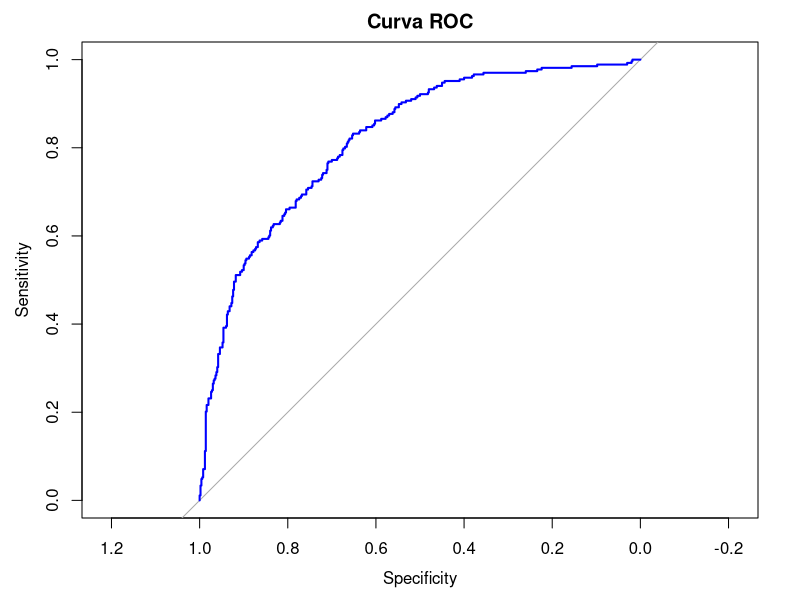
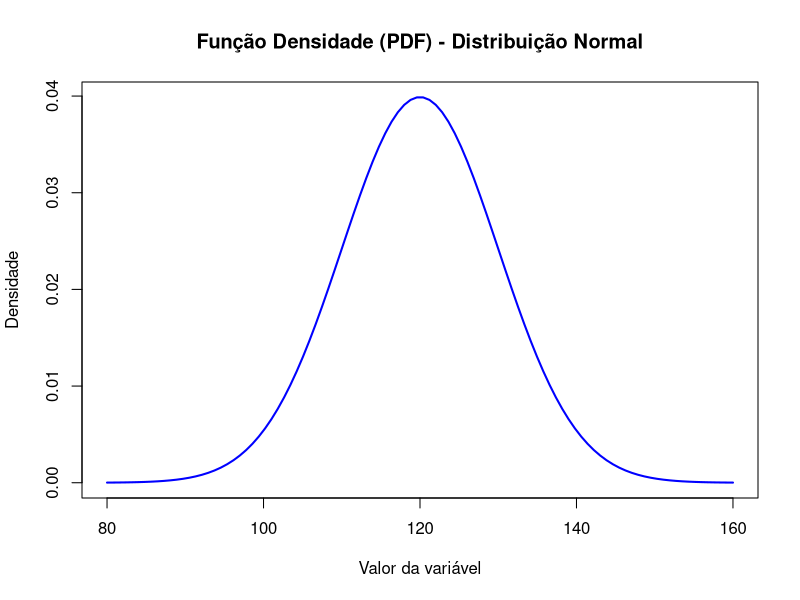
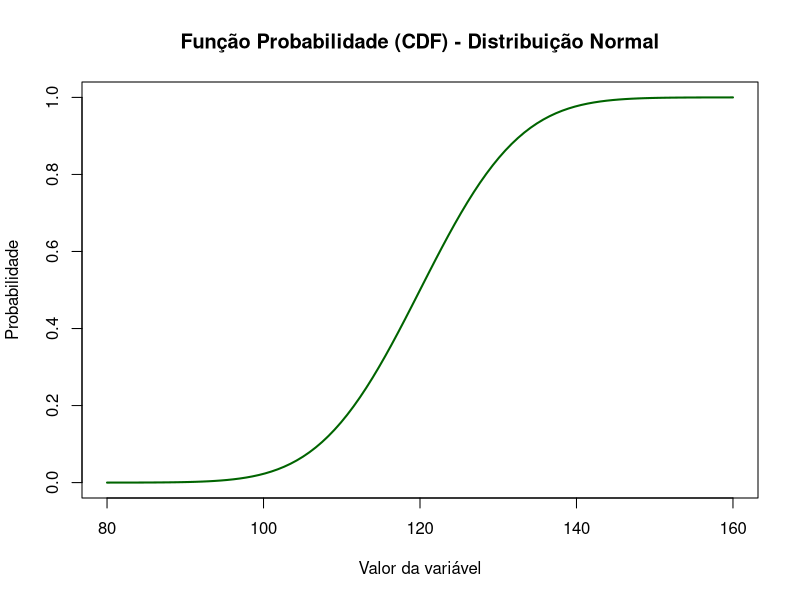

Generate these figures, in order, with R:
################ TEMA 3 – SENSIBILIDADE E ESPECIFICIDADE ######################
### Avaliação da acurácia de testes diagnósticos
# Pacotes necessários
if(!require(mlbench)) install.packages('mlbench')
if(!require(caret)) install.packages('caret')
if(!require(pROC)) install.packages('pROC')
library(mlbench)
library(caret)
library(pROC)

# Carregar dados
data(PimaIndiansDiabetes)
df <- PimaIndiansDiabetes

# Ajustar um modelo preditivo (logística simples para exemplo)
set.seed(123)
modelo <- glm(diabetes ~ glucose + mass + age, data = df, family = binomial)

# Probabilidades previstas
prob <- predict(modelo, type = "response")

# Classificação usando ponto de corte de 0.5
pred <- ifelse(prob > 0.5, 1, 0)

# Transformar desfecho real para binário (1=pos, 0=neg)
real <- ifelse(df$diabetes == "pos", 1, 0)

# Matriz de confusão
tabela <- table(Resultado = pred, Condição = real)
print(tabela)

# Extraindo valores
VP <- tabela["1","1"]
FP <- tabela["1","0"]
FN <- tabela["0","1"]
VN <- tabela["0","0"]

# Medidas
sens <- VP/(VP+FN)
esp  <- VN/(VN+FP)
vpp  <- VP/(VP+FP)
vpn  <- VN/(VN+FN)
acc  <- (VP+VN)/(VP+VN+FP+FN)
f1   <- 2 * (sens * (VP/(VP+FP))) / (sens + (VP/(VP+FP)))

# Exibindo resultados
cat("Sensibilidade:", round(sens,3), "\n")
cat("Especificidade:", round(esp,3), "\n")
cat("VPP:", round(vpp,3), "\n")
cat("VPN:", round(vpn,3), "\n")
cat("Acurácia:", round(acc,3), "\n")
cat("F1-score:", round(f1,3), "\n")

# Curva ROC e AUC
roc_obj <- roc(real, prob, levels = c(0,1))
plot(roc_obj, col="blue", main="Curva ROC")
auc_val <- auc(roc_obj)
cat("AUC:", round(auc_val,3), "\n")










################ TEMA 4 – FUNÇÕES DENSIDADE E DISTRIBUIÇÃO ####################

### Função densidade de probabilidade (PDF)
# Criando uma sequência de valores x
x <- seq(80, 160, length.out = 100)

# Calculando a densidade normal com média 120 e desvio padrão 10
densidade <- dnorm(x, mean = 120, sd = 10)

# Plotando a curva de densidade
plot(x, densidade, type = "l", col = "blue", lwd = 2,
     main = "Função Densidade (PDF) - Distribuição Normal",
     xlab = "Valor da variável", ylab = "Densidade")





### Função de distribuição acumulada (CDF)
# Criando uma sequência de valores x
x <- seq(80, 160, length.out = 100)

# Calculando a probabilidade normal com média 120 e desvio padrão 10
probabilidade <- pnorm(x, mean = 120, sd = 10)

# Plotando a curva de probabilidade
plot(x, probabilidade, type = "l", col = "darkgreen", lwd = 2,
     main = "Função Probabilidade (CDF) - Distribuição Normal",
     xlab = "Valor da variável", ylab = "Probabilidade")










################ TEMA 5 – DISTRIBUIÇÕES BINOMIAL E POISSON ####################

### Distribuição Binomial
# Parâmetros da binomial
n <- 10       # número de pacientes
k <- 8        # número de acertos desejados
p <- 0.85     # probabilidade de sucesso

# Calcular a probabilidade de exatamente 8 acertos
prob <- dbinom(k, size = n, prob = p)
print(prob)





### Distribuição de Poisson
# Probabilidade exata  
prob <- dpois(5, lambda = 3)  
print(prob)  





### Probabilidade Acumulada Discreta
# Probabilidade acumulada (<=5)  
prob_acum <- ppois(5, lambda = 3)  
print(prob_acum) 


# Probabilidade complementar (>5)
prob_comp <- 1 - prob_acum
print(prob_comp)





### EXEMPLO PRÁTICO
"Você é um pesquisador em saúde pública analisando a eficácia de um novo 
protocolo de higiene em um hospital. Um indicador crítico é o número semanal 
de infecções hospitalares registradas. 
Estudos anteriores mostram que, antes do novo protocolo, o hospital tinha uma 
média de 6 infecções por semana (distribuição de Poisson). 
Calcule a probabilidade de ocorrerem entre 4 e 8 infecções (faixa controlada)
Para resolvermos esse problema, calculamos o intervalo das probabilidades da 
seguinte forma:
P(4≤X≤8)=P(X≤8)-P(X≤3)
Parando em 3, sem incluir o 4, pois estaríamos eliminando essa probabilidade do 
intervalo. Ou seja, P(X ≥ 4) = 1 - P(X ≤ 3).
"
# Probabilidade acumulada até 8
p8 <- ppois(8, lambda = 6)

# Probabilidade acumulada até 3
p3 <- ppois(3, lambda = 6)

# Probabilidade no intervalo [4, 8]
prob_intervalo <- p8 - p3
print(prob_intervalo) 

